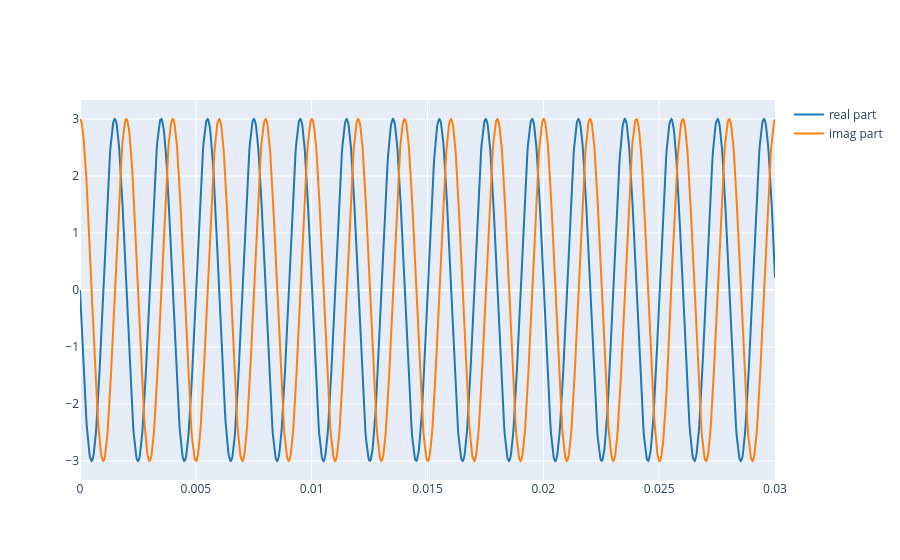

This figure's notebook cell:
### Markdown cell above
Now we can plot the real and imaginary part of this signal:

### Code cell
plot_signals([np.real(x), np.imag(x)], fs, name=['real part', 'imag part'])

### Figure 1 — Plotly figure (JSON) as saved in the notebook; plotly's stock layout.template omitted (floating-point values rounded to 4 significant figures; data arrays with more than 128 entries replaced by an {"elided": "..."} marker saying what was removed)
{"data": [{"line": {"color": "#1f77b4", "shape": "linear"}, "mode": "lines", "name": "real part", "type": "scatter", "x": {"elided": "1323 float values"}, "y": {"elided": "1323 float values"}}, {"line": {"color": "#ff7f0e", "shape": "linear"}, "mode": "lines", "name": "imag part", "type": "scatter", "x": {"elided": "1323 float values"}, "y": {"elided": "1323 float values"}}], "layout": {}}
